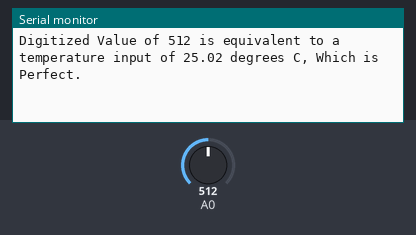
A program run on a simulated ESP8266 (Wemos D1 mini). Shown: the last lines printed to the serial monitor. The inputs (shaded band) are chosen by the test bench; at power-on: A0 = 512.

Above: at 2.8 s.
2.9 s: A0 set to 716
At 5.2 s:
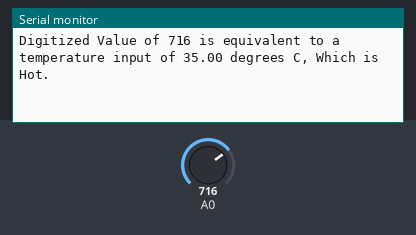
7.5 s: A0 set to 900
At 8.5 s:
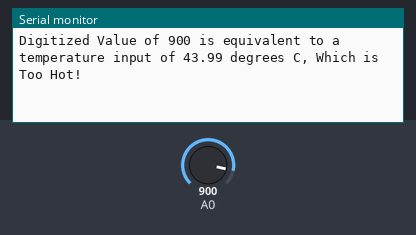
11.5 s: A0 set to 306
At 12.9 s:
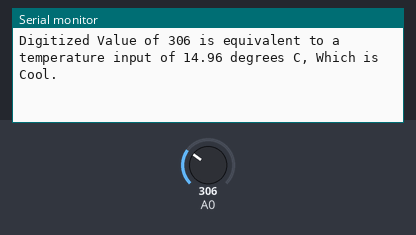
15.5 s: A0 set to 122
At 17.4 s:
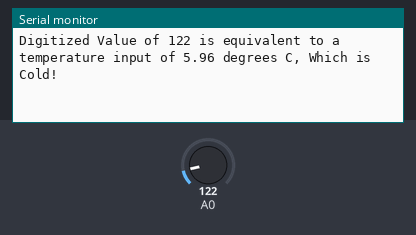

The program:

main.cpp
```cpp
/* I Shawn Barrow, 000332631 certify that this material is my original work and none
other person's work has been used without due acknowledgement. 2022-09-19 **/
#include <Arduino.h>
void setup() {
 // configure the USB serial monitor
 Serial.begin(115200);

}
float scaleIt(float x, float min1, float max1, float min2, float max2)
{
 return (x - min1) * (max2 - min2) / (max1 - min1) + min2;
}

void loop() {
 int iVal;
 float mapVal;
 // read digitized value from the D1 Mini's A/D convertor
 iVal = analogRead(A0);
 mapVal = scaleIt(iVal,0,1023,0,50);
 int intVal = int(mapVal);
 String weather;
 switch (intVal) {
  case 0 ... 9:
    weather = "Cold!";
    break;
  case 10 ... 15:
    weather = "Cool.";
    break;
  case 16 ... 25:
    weather = "Perfect.";
    break;
  case 26 ... 30:
    weather = "Warm.";
    break;
  case 31 ... 35:
    weather = "Hot.";
    break;
  case 36 ... 51:
    weather = "Too Hot!";
    break;

 }
 // print value to the USB port
 Serial.println("Digitized Value of " + String(iVal) + " is equivalent to a temperature input of "+ String(mapVal) + " degrees C, Which is "+ weather);
 // wait 0.5 seconds (500 ms)
 delay(2000);
}
```

Measured:
- after the input at 2.9 s, the serial monitor: prints a new line after 1.1 s (image 1)
- after the input at 7.5 s, the serial monitor: prints a new line after 0.51 s (image 2)
- after the input at 11.5 s, the serial monitor: prints a new line after 0.52 s (image 3)
- after the input at 15.5 s, the serial monitor: prints a new line after 0.52 s (image 4)
